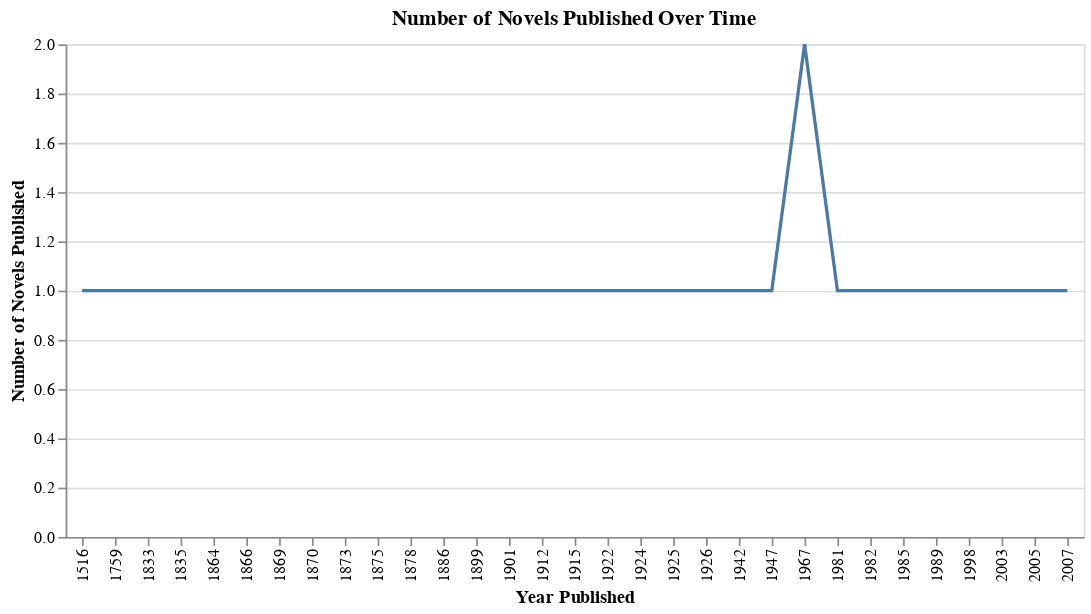

Notebook cell for this chart:
### Markdown cell above
# 3. Distribution of Novels Over Time

### Code cell
# Group by publication year
yearly_counts = df_cleaned.groupby('pub_year').size().reset_index(name='Count')

# Altair line chart for number of novels published by year
chart_pub_year = alt.Chart(yearly_counts).mark_line().encode(
    x=alt.X('pub_year:O', title='Year Published'),
    y=alt.Y('Count:Q', title='Number of Novels Published')
).properties(
    title='Number of Novels Published Over Time'
)
chart_pub_year.display()

### Figure 1 — Vega-Lite specification as saved in the notebook (floating-point values rounded to 4 significant figures)
{"config": {"view": {"continuousWidth": 300, "continuousHeight": 300}}, "data": {"name": "data-77503232aa1b51a554899028f4d481af"}, "mark": {"type": "line"}, "encoding": {"x": {"field": "pub_year", "title": "Year Published", "type": "ordinal"}, "y": {"field": "Count", "title": "Number of Novels Published", "type": "quantitative"}}, "title": "Number of Novels Published Over Time", "$schema": "https://vega.github.io/schema/vega-lite/v5.15.1.json", "datasets": {"data-77503232aa1b51a554899028f4d481af": [{"pub_year": 1516, "Count": 1}, {"pub_year": 1759, "Count": 1}, {"pub_year": 1833, "Count": 1}, {"pub_year": 1835, "Count": 1}, {"pub_year": 1864, "Count": 1}, {"pub_year": 1866, "Count": 1}, {"pub_year": 1869, "Count": 1}, {"pub_year": 1870, "Count": 1}, {"pub_year": 1873, "Count": 1}, {"pub_year": 1875, "Count": 1}, {"pub_year": 1878, "Count": 1}, {"pub_year": 1886, "Count": 1}, {"pub_year": 1899, "Count": 1}, {"pub_year": 1901, "Count": 1}, {"pub_year": 1912, "Count": 1}, {"pub_year": 1915, "Count": 1}, {"pub_year": 1922, "Count": 1}, {"pub_year": 1924, "Count": 1}, {"pub_year": 1925, "Count": 1}, {"pub_year": 1926, "Count": 1}, {"pub_year": 1942, "Count": 1}, {"pub_year": 1947, "Count": 1}, {"pub_year": 1967, "Count": 2}, {"pub_year": 1981, "Count": 1}, {"pub_year": 1982, "Count": 1}, {"pub_year": 1985, "Count": 1}, {"pub_year": 1989, "Count": 1}, {"pub_year": 1998, "Count": 1}, {"pub_year": 2003, "Count": 1}, {"pub_year": 2005, "Count": 1}, {"pub_year": 2007, "Count": 1}]}}
